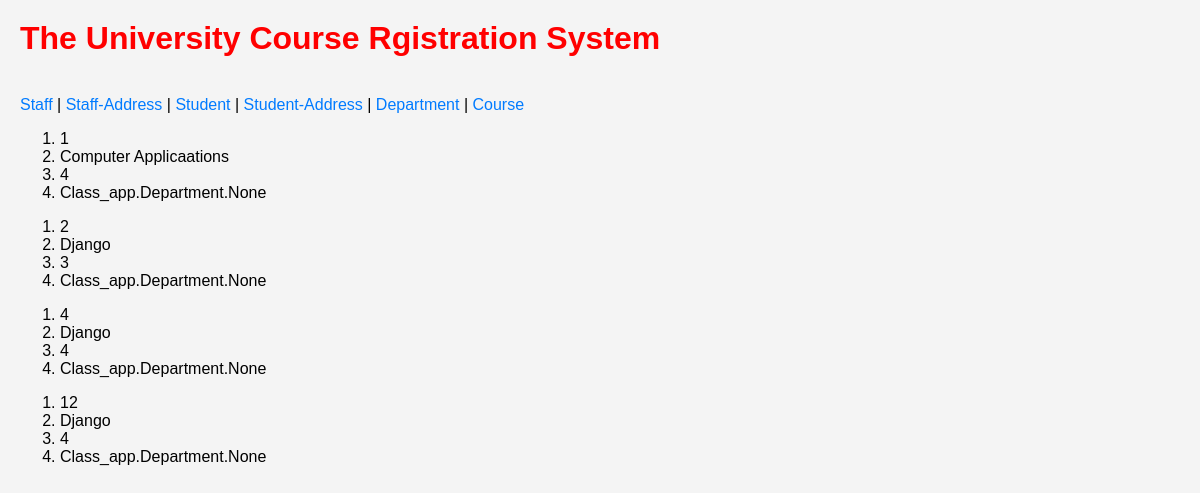
Screenshot of /course/ with the database file from the repository.
### Class_app/models.py (models this page shows, shortened)
class Course(models.Model):
    course_id = models.CharField(primary_key=True, max_length=100)
    course_name = models.CharField(max_length=100)
    course_code = models.CharField(max_length=10, unique=True)
    credits = models.IntegerField()
    department = models.ManyToManyField(Department)

### Class_app/views.py (the view)
# urls.py: path('course/', CourseList.as_view(), name='course'),
class CourseList(ListView):
    model = Course
    template_name = "course.html"

### Templates/course.html
{% extends 'base.html' %}
{% block content %}
{% for course in course_list %}
<ol>
    <li>{{course.course_id}}</li>
    <li>{{course.course_name}}</li>
    <li>{{course.credits}}</li>
    <li>{{course.department}}</li>
</ol>
{% endfor %}
{% endblock content %}

### Templates/base.html (style rules this page uses)
body { font-family: Arial, sans-serif; background-color: #f4f4f4; margin: 0; padding: 20px; }

### rows the page displays
Course: course_id "1", course_name "Computer Applicaations", credits "4", department "Class_app.Department.None"
Course: course_id "2", course_name "Django", credits "3", department "Class_app.Department.None"
Course: course_id "4", course_name "Django", credits "4", department "Class_app.Department.None"
Course: course_id "12", course_name "Django", credits "4", department "Class_app.Department.None"
